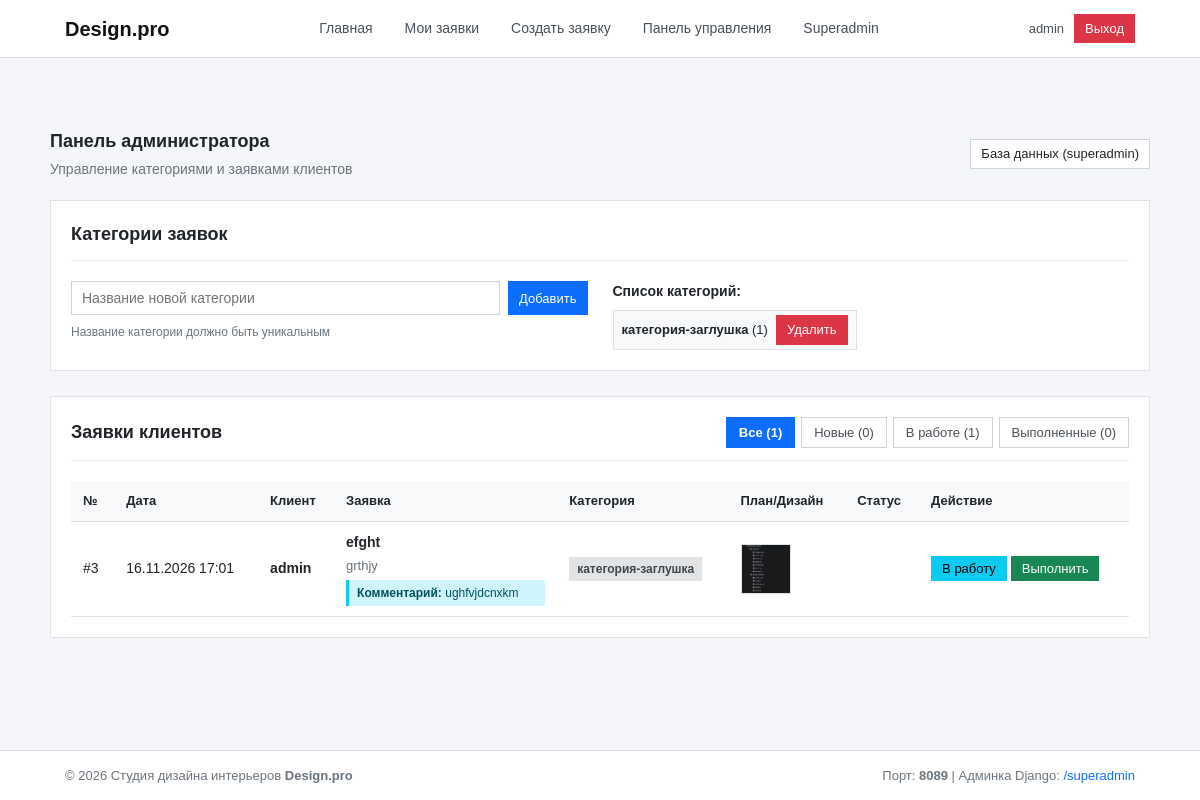
The app's page /admin-panel/ (signed in), older data.
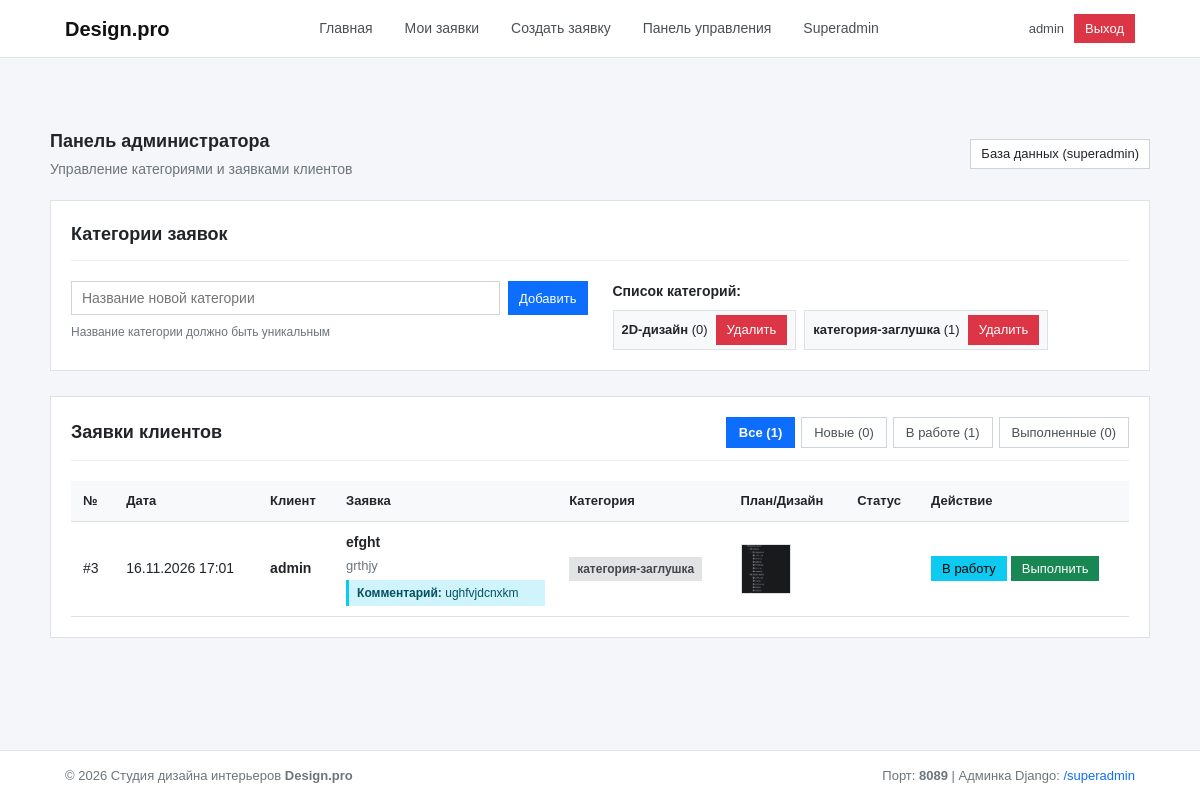
The same page, newer data.
### catalog/models.py (models this page shows, shortened)
class Category(models.Model):
    name = models.CharField(
        max_length=100,
        unique=True,
        verbose_name='Название категории'
    )
    class Meta:
        verbose_name = 'Катергория'
        verbose_name_plural = 'Категории'
        ordering = ['name']

class Application(models.Model):
    STATUS_NEW = 'new'
    STATUS_IN_PROGRESS = 'in-progress'
    STATUS_COMPLETED = 'completed'
    STATUS_CHOICES = [
        (STATUS_NEW, 'Новая'),
        (STATUS_IN_PROGRESS, 'Принято в работу'),
        (STATUS_COMPLETED, 'Выполнено'),
    ]
    user = models.ForeignKey(
        settings.AUTH_USER_MODEL,
        on_delete=models.CASCADE,
        related_name='applications',
        verbose_name= 'Пользователь',
    )
    title = models.CharField(
        max_length=100,
        verbose_name='Название заявки'
    )
    description = models.TextField(
        verbose_name='Описание заявки',
    )
    category = models.ForeignKey(
        Category,
        on_delete=models.CASCADE,
        related_name='applications',
        verbose_name='Категория'
    )
    photo = models.ImageField(
        upload_to='photos/',
        validators=[validate_photo_file],
        verbose_name='Фото помещения или его план',
    )
    created_at = models.DateTimeField(
        auto_now_add=True,
        verbose_name='Временная метка добавления'
    )
    status = models.CharField(
        max_length=20,
        choices=STATUS_CHOICES,
        default=STATUS_NEW,
        verbose_name='Статус',
    )
    comment = models.TextField(
        blank=True,
        null=True,
        verbose_name='Комментарий администратора'
    )
    design_image = models.ImageField(
        upload_to='design/',
        blank=True,
        null=True,
        verbose_name='Изображение дизайна'
    )
    class Meta:
        verbose_name='Заявка',
        verbose_name_plural='Заявки',
        ordering=['-created_at']
    @property
    def can_change_status(self):
        return self.status == self.STATUS_NEW,

class User(AbstractUser):
    fio = models.CharField(
        max_length=150,
        verbose_name='ФИО',
        help_text='ФИО (только кириллические буквы, дефис и пробелы)'
    )
    class Meta:
        verbose_name = 'Пользователь'
        verbose_name_plural = 'Пользователи'

### catalog/views.py (the view)
# urls.py: path('admin-panel/', views.admin_panel_view, name='admin-panel'),
@user_passes_test(is_admin, login_url='login')
def admin_panel_view(request):
    status_filter = request.GET.get('status', 'all')
    all_apps = Application.objects.select_related('user', 'category').all()
    total_count = all_apps.count()
    new_count = all_apps.filter(status=Application.STATUS_NEW).count()
    in_progress_count = all_apps.filter(status=Application.STATUS_IN_PROGRESS).count()
    completed_count = all_apps.filter(status=Application.STATUS_COMPLETED).count()
    if status_filter in [Application.STATUS_IN_PROGRESS, Application.STATUS_COMPLETED]:
        application = all_apps.filter(status=status_filter).order_by('-created_at')
    else:
        application = all_apps.order_by('-created_at')
    categories = Category.objects.all().order_by("-id")
    category_form = CategoryForm()
    context = {
        'applications': application,
        'categories': categories,
        'category_form': category_form,
        'status_filter': status_filter,
        'total_count': total_count,
        'new_count': new_count,
        'in_progress_count': in_progress_count,
        'completed_count': completed_count,
    }
    return render(request, 'catalog/admin_panel.html', context)

### catalog/forms.py (shortened to what this page needs)
class CategoryForm(forms.ModelForm):
    class Meta:
        model = Category
        fields = ['name']
        widgets = {
            'name': forms.TextInput(attrs={
                'class': 'form-control',
                'placeholder': 'Например: Скандинавский стиль или 3D-визуализация'
            })
        }
        labels={
            'name': 'Название категории'
        }

### catalog/views.py (called while the page is built)
def is_admin(user):
    return user.is_authenticated and (user.is_staff or user.is_superuser)

### templates/catalog/admin_panel.html (shortened to what the changed rows need)
{% extends 'base.html' %}
{% block content %}
<div class="admin-header">
    <div>
        <h2 class="box-title">Панель администратора</h2>
    </div>
</div>
<div class="box">
    <div class="cat-manage-grid">
        <div>
            <div class="cat-list">
                {% for cat in categories %}
                    <div class="cat-tag">
                        <span><strong>{{ cat.name }}</strong> ({{ cat.applications.count }})</span>
                        <a href="{% url 'admin-delete-category' cat.pk %}" class="btn btn-danger btn-sm cat-del-btn">Удалить</a>
                    </div>
                {% empty %}
                    <span class="text-muted">Категорий пока нет.</span>
                {% endfor %}
            </div>
        </div>
    </div>
</div>
<div class="box">
    <div class="table-wrap">
        <table>
            <thead>
                <tr>
                    <th class="col-thumb">№</th>
                    <th class="col-date">Дата</th>
                    <th>Клиент</th>
                    <th>Заявка</th>
                    <th class="col-category">Категория</th>
                    <th class="col-category">План/Дизайн</th>
                    <th class="col-status">Статус</th>
                    <th class="col-action">Действие</th>
                </tr>
            </thead>
            <tbody>
                {% for app in applications %}
                    <tr>
                        <td class="col-date-text">#{{ app.pk }}</td>
                        <td class="col-date-text">{{ app.created_at|date:"d.m.Y H:i" }}</td>
                        <td>
                            <div class="fw-bold">{{ app.user.username }}</div>
                        </td>
                        <td>
                            <div class="app-title">{{ app.title }}</div>
                            <div class="app-desc">{{ app.description|truncatewords:8 }}</div>
                            {% if app.comment %}
                                <div class="comment-text"><strong>Комментарий:</strong> {{ app.comment }}</div>
                            {% endif %}
                        </td>
                        <td>
                            <span class="badge badge-category">{{ app.category.name }}</span>
                        </td>
                        <td>
                            <div class="table-thumb-cell">
                                {% if app.photo %}
                                    <a href="{{ app.photo.url }}" target="_blank" title="План помещения">
                                        <img src="{{ app.photo.url }}" alt="План" class="plan-thumb">
                                    </a>
                                {% endif %}
                            </div>
                        </td>
                        <td>
                        </td>
                        <td class="col-action-cell">
                            {% if app.can_change_status %}
                                <button type="button" class="btn btn-sm btn-in-progress" onclick="document.getElementById('inProg{{ app.pk }}').showModal()">
                                    В работу
                                </button>
                                <button type="button" class="btn btn-success btn-sm" onclick="document.getElementById('comp{{ app.pk }}').showModal()">
                                    Выполнить
                                </button>
                            {% else %}
                                <span class="text-muted small">Смена невозможна</span>
                            {% endif %}
                        </td>
                    </tr>
                {% empty %}
                    <tr>
                        <td colspan="8" class="empty-state">
                            Заявок не найдено.
                        </td>
                    </tr>
                {% endfor %}
            </tbody>
        </table>
    </div>
</div>
{% endblock %}

Row changes from the older to the newer data that the page shows:
added Category: name "2D-дизайн", applications.count "0"
